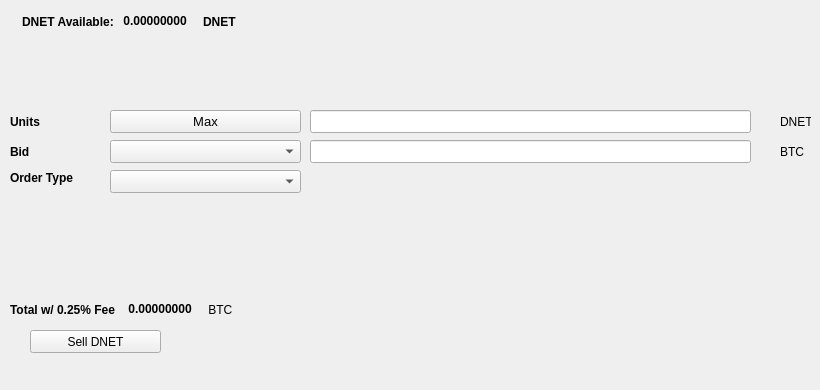
   <widget class="QWidget" name="SellTab">
    <attribute name="title">
     <string>Sell</string>
    </attribute>
    <widget class="QLabel" name="label_16">
     <property name="geometry">
      <rect>
       <x>780</x>
       <y>140</y>
       <width>31</width>
       <height>23</height>
      </rect>
     </property>
     <property name="text">
      <string>BTC</string>
     </property>
    </widget>
    <widget class="QComboBox" name="SellBidcomboBox">
     <property name="geometry">
      <rect>
       <x>110</x>
       <y>140</y>
       <width>191</width>
       <height>23</height>
      </rect>
     </property>
     <property name="font">
      <font>
       <pointsize>10</pointsize>
      </font>
     </property>
    </widget>
    <widget class="QLabel" name="label_18">
     <property name="geometry">
      <rect>
       <x>10</x>
       <y>110</y>
       <width>46</width>
       <height>23</height>
      </rect>
     </property>
     <property name="font">
      <font>
       <weight>75</weight>
       <bold>true</bold>
      </font>
     </property>
     <property name="text">
      <string>Units</string>
     </property>
    </widget>
    <widget class="QPushButton" name="Sell_Max_Amount">
     <property name="geometry">
      <rect>
       <x>110</x>
       <y>110</y>
       <width>191</width>
       <height>23</height>
      </rect>
     </property>
     <property name="font">
      <font>
       <pointsize>10</pointsize>
      </font>
     </property>
     <property name="text">
      <string>Max</string>
     </property>
    </widget>
    <widget class="QLabel" name="label_20">
     <property name="geometry">
      <rect>
       <x>10</x>
       <y>170</y>
       <width>91</width>
       <height>16</height>
      </rect>
     </property>
     <property name="font">
      <font>
       <weight>75</weight>
       <bold>true</bold>
      </font>
     </property>
     <property name="text">
      <string>Order Type</string>
     </property>
    </widget>
    <widget class="QComboBox" name="SellOrdertypeCombo">
     <property name="geometry">
      <rect>
       <x>110</x>
       <y>170</y>
       <width>191</width>
       <height>23</height>
      </rect>
     </property>
     <property name="font">
      <font>
       <pointsize>10</pointsize>
      </font>
     </property>
    </widget>
    <widget class="QLabel" name="label_21">
     <property name="geometry">
      <rect>
       <x>10</x>
       <y>140</y>
       <width>46</width>
       <height>23</height>
      </rect>
     </property>
     <property name="font">
      <font>
       <weight>75</weight>
       <bold>true</bold>
      </font>
     </property>
     <property name="text">
      <string>Bid</string>
     </property>
    </widget>
    <widget class="QLabel" name="label_22">
     <property name="geometry">
      <rect>
       <x>780</x>
       <y>110</y>
       <width>31</width>
       <height>23</height>
      </rect>
     </property>
     <property name="text">
      <string>DNET</string>
     </property>
    </widget>
    <widget class="QLineEdit" name="UnitsInputDNET">
     <property name="geometry">
      <rect>
       <x>310</x>
       <y>110</y>
       <width>441</width>
       <height>23</height>
      </rect>
     </property>
     <property name="font">
      <font>
       <pointsize>9</pointsize>
       <weight>75</weight>
       <bold>true</bold>
      </font>
     </property>
    </widget>
    <widget class="QLineEdit" name="SellBidPriceEdit">
     <property name="geometry">
      <rect>
       <x>310</x>
       <y>140</y>
       <width>441</width>
       <height>23</height>
      </rect>
     </property>
     <property name="font">
      <font>
       <pointsize>9</pointsize>
       <weight>75</weight>
       <bold>true</bold>
      </font>
     </property>
    </widget>
    <widget class="QPushButton" name="SellDNETBTN">
     <property name="geometry">
      <rect>
       <x>30</x>
       <y>330</y>
       <width>131</width>
       <height>23</height>
      </rect>
     </property>
     <property name="text">
      <string>Sell DNET</string>
     </property>
     <property name="icon">
      <iconset resource="../darknet.qrc">
       <normaloff>:/icons/bitcoin</normaloff>:/icons/bitcoin</iconset>
     </property>
    </widget>
    <widget class="QWidget" name="layoutWidget3">
     <property name="geometry">
      <rect>
       <x>22</x>
       <y>12</y>
       <width>258</width>
       <height>19</height>
      </rect>
     </property>
     <layout class="QHBoxLayout" name="horizontalLayout">
      <item>
       <widget class="QLabel" name="label232_2">
        <property name="font">
         <font>
          <weight>75</weight>
          <bold>true</bold>
         </font>
        </property>
        <property name="text">
         <string>DNET Available:</string>
        </property>
       </widget>
      </item>
      <item>
       <widget class="QLabel" name="DNETAvailableLabel">
        <property name="palette">
         <palette>
          <active>
           <colorrole role="WindowText">
            <brush brushstyle="SolidPattern">
             <color alpha="255">
              <red>0</red>
              <green>0</green>
              <blue>0</blue>
             </color>
            </brush>
           </colorrole>
           <colorrole role="Button">
            <brush brushstyle="SolidPattern">
             <color alpha="255">
              <red>0</red>
              <green>170</green>
              <blue>0</blue>
             </color>
            </brush>
           </colorrole>
           <colorrole role="Light">
            <brush brushstyle="SolidPattern">
             <color alpha="255">
              <red>0</red>
              <green>255</green>
              <blue>0</blue>
             </color>
            </brush>
           </colorrole>
           <colorrole role="Midlight">
            <brush brushstyle="SolidPattern">
             <color alpha="255">
              <red>0</red>
              <green>212</green>
              <blue>0</blue>
             </color>
            </brush>
           </colorrole>
           <colorrole role="Dark">
            <brush brushstyle="SolidPattern">
             <color alpha="255">
              <red>0</red>
              <green>85</green>
              <blue>0</blue>
             </color>
            </brush>
           </colorrole>
           <colorrole role="Mid">
            <brush brushstyle="SolidPattern">
             <color alpha="255">
              <red>0</red>
              <green>113</green>
              <blue>0</blue>
             </color>
            </brush>
           </colorrole>
           <colorrole role="Text">
            <brush brushstyle="SolidPattern">
             <color alpha="255">
              <red>0</red>
              <green>170</green>
              <blue>0</blue>
             </color>
            </brush>
           </colorrole>
           <colorrole role="BrightText">
            <brush brushstyle="SolidPattern">
             <color alpha="255">
              <red>255</red>
              <green>255</green>
              <blue>255</blue>
             </color>
            </brush>
           </colorrole>
           <colorrole role="ButtonText">
            <brush brushstyle="SolidPattern">
             <color alpha="255">
              <red>0</red>
              <green>0</green>
              <blue>0</blue>
             </color>
            </brush>
           </colorrole>
           <colorrole role="Base">
            <brush brushstyle="SolidPattern">
             <color alpha="255">
              <red>255</red>
              <green>255</green>
              <blue>255</blue>
             </color>
            </brush>
           </colorrole>
           <colorrole role="Window">
            <brush brushstyle="SolidPattern">
             <color alpha="255">
              <red>0</red>
              <green>170</green>
              <blue>0</blue>
             </color>
            </brush>
           </colorrole>
           <colorrole role="Shadow">
            <brush brushstyle="SolidPattern">
             <color alpha="255">
              <red>0</red>
              <green>0</green>
              <blue>0</blue>
             </color>
            </brush>
           </colorrole>
           <colorrole role="AlternateBase">
            <brush brushstyle="SolidPattern">
             <color alpha="255">
              <red>127</red>
              <green>212</green>
              <blue>127</blue>
             </color>
            </brush>
           </colorrole>
           <colorrole role="ToolTipBase">
            <brush brushstyle="SolidPattern">
             <color alpha="255">
              <red>255</red>
              <green>255</green>
              <blue>220</blue>
             </color>
            </brush>
           </colorrole>
           <colorrole role="ToolTipText">
            <brush brushstyle="SolidPattern">
             <color alpha="255">
              <red>0</red>
              <green>0</green>
              <blue>0</blue>
             </color>
            </brush>
           </colorrole>
          </active>
          <inactive>
           <colorrole role="WindowText">
            <brush brushstyle="SolidPattern">
             <color alpha="255">
              <red>0</red>
              <green>0</green>
              <blue>0</blue>
             </color>
            </brush>
           </colorrole>
           <colorrole role="Button">
            <brush brushstyle="SolidPattern">
             <color alpha="255">
              <red>0</red>
              <green>170</green>
              <blue>0</blue>
             </color>
            </brush>
           </colorrole>
           <colorrole role="Light">
            <brush brushstyle="SolidPattern">
             <color alpha="255">
              <red>0</red>
              <green>255</green>
              <blue>0</blue>
             </color>
            </brush>
           </colorrole>
           <colorrole role="Midlight">
            <brush brushstyle="SolidPattern">
             <color alpha="255">
              <red>0</red>
              <green>212</green>
              <blue>0</blue>
             </color>
            </brush>
           </colorrole>
           <colorrole role="Dark">
            <brush brushstyle="SolidPattern">
             <color alpha="255">
              <red>0</red>
              <green>85</green>
              <blue>0</blue>
             </color>
            </brush>
           </colorrole>
           <colorrole role="Mid">
            <brush brushstyle="SolidPattern">
             <color alpha="255">
              <red>0</red>
              <green>113</green>
              <blue>0</blue>
             </color>
            </brush>
           </colorrole>
           <colorrole role="Text">
            <brush brushstyle="SolidPattern">
             <color alpha="255">
              <red>0</red>
              <green>170</green>
              <blue>0</blue>
             </color>
            </brush>
           </colorrole>
           <colorrole role="BrightText">
            <brush brushstyle="SolidPattern">
             <color alpha="255">
              <red>255</red>
              <green>255</green>
              <blue>255</blue>
             </color>
            </brush>
           </colorrole>
           <colorrole role="ButtonText">
            <brush brushstyle="SolidPattern">
             <color alpha="255">
              <red>0</red>
              <green>0</green>
              <blue>0</blue>
             </color>
            </brush>
           </colorrole>
           <colorrole role="Base">
            <brush brushstyle="SolidPattern">
             <color alpha="255">
              <red>255</red>
              <green>255</green>
              <blue>255</blue>
             </color>
            </brush>
           </colorrole>
           <colorrole role="Window">
            <brush brushstyle="SolidPattern">
             <color alpha="255">
              <red>0</red>
              <green>170</green>
              <blue>0</blue>
             </color>
            </brush>
           </colorrole>
           <colorrole role="Shadow">
            <brush brushstyle="SolidPattern">
             <color alpha="255">
              <red>0</red>
              <green>0</green>
              <blue>0</blue>
             </color>
            </brush>
           </colorrole>
           <colorrole role="AlternateBase">
            <brush brushstyle="SolidPattern">
             <color alpha="255">
              <red>127</red>
              <green>212</green>
              <blue>127</blue>
             </color>
            </brush>
           </colorrole>
           <colorrole role="ToolTipBase">
            <brush brushstyle="SolidPattern">
             <color alpha="255">
              <red>255</red>
              <green>255</green>
              <blue>220</blue>
             </color>
            </brush>
           </colorrole>
           <colorrole role="ToolTipText">
            <brush brushstyle="SolidPattern">
             <color alpha="255">
              <red>0</red>
              <green>0</green>
              <blue>0</blue>
             </color>
            </brush>
           </colorrole>
          </inactive>
          <disabled>
           <colorrole role="WindowText">
            <brush brushstyle="SolidPattern">
             <color alpha="255">
              <red>0</red>
              <green>85</green>
              <blue>0</blue>
             </color>
            </brush>
           </colorrole>
           <colorrole role="Button">
            <brush brushstyle="SolidPattern">
             <color alpha="255">
              <red>0</red>
              <green>170</green>
              <blue>0</blue>
             </color>
            </brush>
           </colorrole>
           <colorrole role="Light">
            <brush brushstyle="SolidPattern">
             <color alpha="255">
              <red>0</red>
              <green>255</green>
              <blue>0</blue>
             </color>
            </brush>
           </colorrole>
           <colorrole role="Midlight">
            <brush brushstyle="SolidPattern">
             <color alpha="255">
              <red>0</red>
              <green>212</green>
              <blue>0</blue>
             </color>
            </brush>
           </colorrole>
           <colorrole role="Dark">
            <brush brushstyle="SolidPattern">
             <color alpha="255">
              <red>0</red>
              <green>85</green>
              <blue>0</blue>
             </color>
            </brush>
           </colorrole>
           <colorrole role="Mid">
            <brush brushstyle="SolidPattern">
             <color alpha="255">
              <red>0</red>
              <green>113</green>
              <blue>0</blue>
             </color>
            </brush>
           </colorrole>
           <colorrole role="Text">
            <brush brushstyle="SolidPattern">
             <color alpha="255">
              <red>0</red>
              <green>85</green>
              <blue>0</blue>
             </color>
            </brush>
           </colorrole>
           <colorrole role="BrightText">
            <brush brushstyle="SolidPattern">
             <color alpha="255">
              <red>255</red>
              <green>255</green>
              <blue>255</blue>
             </color>
            </brush>
           </colorrole>
           <colorrole role="ButtonText">
            <brush brushstyle="SolidPattern">
             <color alpha="255">
              <red>0</red>
              <green>85</green>
              <blue>0</blue>
             </color>
            </brush>
           </colorrole>
           <colorrole role="Base">
            <brush brushstyle="SolidPattern">
             <color alpha="255">
              <red>0</red>
              <green>170</green>
              <blue>0</blue>
             </color>
            </brush>
           </colorrole>
           <colorrole role="Window">
            <brush brushstyle="SolidPattern">
             <color alpha="255">
              <red>0</red>
              <green>170</green>
              <blue>0</blue>
             </color>
            </brush>
           </colorrole>
           <colorrole role="Shadow">
            <brush brushstyle="SolidPattern">
             <color alpha="255">
              <red>0</red>
              <green>0</green>
              <blue>0</blue>
             </color>
            </brush>
           </colorrole>
           <colorrole role="AlternateBase">
            <brush brushstyle="SolidPattern">
             <color alpha="255">
              <red>0</red>
              <green>170</green>
              <blue>0</blue>
             </color>
            </brush>
           </colorrole>
           <colorrole role="ToolTipBase">
            <brush brushstyle="SolidPattern">
             <color alpha="255">
              <red>255</red>
              <green>255</green>
              <blue>220</blue>
             </color>
            </brush>
           </colorrole>
           <colorrole role="ToolTipText">
            <brush brushstyle="SolidPattern">
             <color alpha="255">
              <red>0</red>
              <green>0</green>
              <blue>0</blue>
             </color>
            </brush>
           </colorrole>
          </disabled>
         </palette>
        </property>
        <property name="font">
         <font>
          <weight>75</weight>
          <bold>true</bold>
         </font>
        </property>
        <property name="text">
         <string> 0.00000000 </string>
        </property>
        <property name="textInteractionFlags">
         <set>Qt::LinksAccessibleByMouse|Qt::TextSelectableByKeyboard|Qt::TextSelectableByMouse</set>
        </property>
       </widget>
      </item>
      <item>
       <widget class="QLabel" name="labelDNET">
        <property name="font">
         <font>
          <weight>75</weight>
          <bold>true</bold>
         </font>
        </property>
        <property name="text">
         <string>DNET</string>
        </property>
       </widget>
      </item>
     </layout>
    </widget>
    <widget class="QWidget" name="layoutWidget">
     <property name="geometry">
      <rect>
       <x>10</x>
       <y>300</y>
       <width>268</width>
       <height>19</height>
      </rect>
     </property>
     <layout class="QHBoxLayout" name="horizontalLayout_2">
      <item>
       <widget class="QLabel" name="label_19">
        <property name="font">
         <font>
          <weight>75</weight>
          <bold>true</bold>
         </font>
        </property>
        <property name="text">
         <string>Total w/ 0.25% Fee </string>
        </property>
       </widget>
      </item>
      <item>
       <widget class="QLabel" name="SellCostLabel">
        <property name="palette">
         <palette>
          <active>
           <colorrole role="WindowText">
            <brush brushstyle="SolidPattern">
             <color alpha="255">
              <red>0</red>
              <green>0</green>
              <blue>0</blue>
             </color>
            </brush>
           </colorrole>
           <colorrole role="Button">
            <brush brushstyle="SolidPattern">
             <color alpha="255">
              <red>0</red>
              <green>170</green>
              <blue>0</blue>
             </color>
            </brush>
           </colorrole>
           <colorrole role="Light">
            <brush brushstyle="SolidPattern">
             <color alpha="255">
              <red>0</red>
              <green>255</green>
              <blue>0</blue>
             </color>
            </brush>
           </colorrole>
           <colorrole role="Midlight">
            <brush brushstyle="SolidPattern">
             <color alpha="255">
              <red>0</red>
              <green>212</green>
              <blue>0</blue>
             </color>
            </brush>
           </colorrole>
           <colorrole role="Dark">
            <brush brushstyle="SolidPattern">
             <color alpha="255">
              <red>0</red>
              <green>85</green>
              <blue>0</blue>
             </color>
            </brush>
           </colorrole>
           <colorrole role="Mid">
            <brush brushstyle="SolidPattern">
             <color alpha="255">
              <red>0</red>
              <green>113</green>
              <blue>0</blue>
             </color>
            </brush>
           </colorrole>
           <colorrole role="Text">
            <brush brushstyle="SolidPattern">
             <color alpha="255">
              <red>0</red>
              <green>170</green>
              <blue>0</blue>
             </color>
            </brush>
           </colorrole>
           <colorrole role="BrightText">
            <brush brushstyle="SolidPattern">
             <color alpha="255">
              <red>255</red>
              <green>255</green>
              <blue>255</blue>
             </color>
            </brush>
           </colorrole>
           <colorrole role="ButtonText">
            <brush brushstyle="SolidPattern">
             <color alpha="255">
              <red>0</red>
              <green>0</green>
              <blue>0</blue>
             </color>
            </brush>
           </colorrole>
           <colorrole role="Base">
            <brush brushstyle="SolidPattern">
             <color alpha="255">
              <red>255</red>
              <green>255</green>
              <blue>255</blue>
             </color>
            </brush>
           </colorrole>
           <colorrole role="Window">
            <brush brushstyle="SolidPattern">
             <color alpha="255">
              <red>0</red>
              <green>170</green>
              <blue>0</blue>
             </color>
            </brush>
           </colorrole>
           <colorrole role="Shadow">
            <brush brushstyle="SolidPattern">
             <color alpha="255">
              <red>0</red>
              <green>0</green>
              <blue>0</blue>
             </color>
            </brush>
           </colorrole>
           <colorrole role="AlternateBase">
            <brush brushstyle="SolidPattern">
             <color alpha="255">
              <red>127</red>
              <green>212</green>
              <blue>127</blue>
             </color>
            </brush>
           </colorrole>
           <colorrole role="ToolTipBase">
            <brush brushstyle="SolidPattern">
             <color alpha="255">
              <red>255</red>
              <green>255</green>
              <blue>220</blue>
             </color>
            </brush>
           </colorrole>
           <colorrole role="ToolTipText">
            <brush brushstyle="SolidPattern">
             <color alpha="255">
              <red>0</red>
              <green>0</green>
              <blue>0</blue>
             </color>
            </brush>
           </colorrole>
          </active>
          <inactive>
           <colorrole role="WindowText">
            <brush brushstyle="SolidPattern">
             <color alpha="255">
              <red>0</red>
              <green>0</green>
              <blue>0</blue>
             </color>
            </brush>
           </colorrole>
           <colorrole role="Button">
            <brush brushstyle="SolidPattern">
             <color alpha="255">
              <red>0</red>
              <green>170</green>
              <blue>0</blue>
             </color>
            </brush>
           </colorrole>
           <colorrole role="Light">
            <brush brushstyle="SolidPattern">
             <color alpha="255">
              <red>0</red>
              <green>255</green>
              <blue>0</blue>
             </color>
            </brush>
           </colorrole>
           <colorrole role="Midlight">
            <brush brushstyle="SolidPattern">
             <color alpha="255">
              <red>0</red>
              <green>212</green>
              <blue>0</blue>
             </color>
            </brush>
           </colorrole>
           <colorrole role="Dark">
            <brush brushstyle="SolidPattern">
             <color alpha="255">
              <red>0</red>
              <green>85</green>
              <blue>0</blue>
             </color>
            </brush>
           </colorrole>
           <colorrole role="Mid">
            <brush brushstyle="SolidPattern">
             <color alpha="255">
              <red>0</red>
              <green>113</green>
              <blue>0</blue>
             </color>
            </brush>
           </colorrole>
           <colorrole role="Text">
            <brush brushstyle="SolidPattern">
             <color alpha="255">
              <red>0</red>
              <green>170</green>
              <blue>0</blue>
             </color>
            </brush>
           </colorrole>
           <colorrole role="BrightText">
            <brush brushstyle="SolidPattern">
             <color alpha="255">
              <red>255</red>
              <green>255</green>
              <blue>255</blue>
             </color>
            </brush>
           </colorrole>
           <colorrole role="ButtonText">
            <brush brushstyle="SolidPattern">
             <color alpha="255">
              <red>0</red>
              <green>0</green>
              <blue>0</blue>
             </color>
            </brush>
           </colorrole>
           <colorrole role="Base">
            <brush brushstyle="SolidPattern">
             <color alpha="255">
              <red>255</red>
              <green>255</green>
              <blue>255</blue>
             </color>
            </brush>
           </colorrole>
           <colorrole role="Window">
            <brush brushstyle="SolidPattern">
             <color alpha="255">
              <red>0</red>
              <green>170</green>
              <blue>0</blue>
             </color>
            </brush>
           </colorrole>
           <colorrole role="Shadow">
            <brush brushstyle="SolidPattern">
             <color alpha="255">
              <red>0</red>
              <green>0</green>
              <blue>0</blue>
             </color>
            </brush>
           </colorrole>
           <colorrole role="AlternateBase">
            <brush brushstyle="SolidPattern">
             <color alpha="255">
              <red>127</red>
              <green>212</green>
              <blue>127</blue>
             </color>
            </brush>
           </colorrole>
           <colorrole role="ToolTipBase">
            <brush brushstyle="SolidPattern">
             <color alpha="255">
              <red>255</red>
              <green>255</green>
              <blue>220</blue>
             </color>
            </brush>
           </colorrole>
           <colorrole role="ToolTipText">
            <brush brushstyle="SolidPattern">
             <color alpha="255">
              <red>0</red>
              <green>0</green>
              <blue>0</blue>
             </color>
            </brush>
           </colorrole>
          </inactive>
          <disabled>
           <colorrole role="WindowText">
            <brush brushstyle="SolidPattern">
             <color alpha="255">
              <red>0</red>
              <green>85</green>
              <blue>0</blue>
             </color>
            </brush>
           </colorrole>
           <colorrole role="Button">
            <brush brushstyle="SolidPattern">
             <color alpha="255">
              <red>0</red>
              <green>170</green>
              <blue>0</blue>
             </color>
            </brush>
           </colorrole>
           <colorrole role="Light">
            <brush brushstyle="SolidPattern">
             <color alpha="255">
              <red>0</red>
              <green>255</green>
              <blue>0</blue>
             </color>
            </brush>
           </colorrole>
           <colorrole role="Midlight">
            <brush brushstyle="SolidPattern">
             <color alpha="255">
              <red>0</red>
              <green>212</green>
              <blue>0</blue>
             </color>
            </brush>
           </colorrole>
           <colorrole role="Dark">
            <brush brushstyle="SolidPattern">
             <color alpha="255">
              <red>0</red>
              <green>85</green>
              <blue>0</blue>
             </color>
            </brush>
           </colorrole>
           <colorrole role="Mid">
            <brush brushstyle="SolidPattern">
             <color alpha="255">
              <red>0</red>
              <green>113</green>
              <blue>0</blue>
             </color>
            </brush>
           </colorrole>
           <colorrole role="Text">
            <brush brushstyle="SolidPattern">
             <color alpha="255">
              <red>0</red>
              <green>85</green>
              <blue>0</blue>
             </color>
            </brush>
           </colorrole>
           <colorrole role="BrightText">
            <brush brushstyle="SolidPattern">
             <color alpha="255">
              <red>255</red>
              <green>255</green>
              <blue>255</blue>
             </color>
            </brush>
           </colorrole>
           <colorrole role="ButtonText">
            <brush brushstyle="SolidPattern">
             <color alpha="255">
              <red>0</red>
              <green>85</green>
              <blue>0</blue>
             </color>
            </brush>
           </colorrole>
           <colorrole role="Base">
            <brush brushstyle="SolidPattern">
             <color alpha="255">
              <red>0</red>
              <green>170</green>
              <blue>0</blue>
             </color>
            </brush>
           </colorrole>
           <colorrole role="Window">
            <brush brushstyle="SolidPattern">
             <color alpha="255">
              <red>0</red>
              <green>170</green>
              <blue>0</blue>
             </color>
            </brush>
           </colorrole>
           <colorrole role="Shadow">
            <brush brushstyle="SolidPattern">
             <color alpha="255">
              <red>0</red>
              <green>0</green>
              <blue>0</blue>
             </color>
            </brush>
           </colorrole>
           <colorrole role="AlternateBase">
            <brush brushstyle="SolidPattern">
             <color alpha="255">
              <red>0</red>
              <green>170</green>
              <blue>0</blue>
             </color>
            </brush>
           </colorrole>
           <colorrole role="ToolTipBase">
            <brush brushstyle="SolidPattern">
             <color alpha="255">
              <red>255</red>
              <green>255</green>
              <blue>220</blue>
             </color>
            </brush>
           </colorrole>
           <colorrole role="ToolTipText">
            <brush brushstyle="SolidPattern">
             <color alpha="255">
              <red>0</red>
              <green>0</green>
              <blue>0</blue>
             </color>
            </brush>
           </colorrole>
          </disabled>
         </palette>
        </property>
        <property name="font">
         <font>
          <weight>75</weight>
          <bold>true</bold>
         </font>
        </property>
        <property name="autoFillBackground">
         <bool>false</bool>
        </property>
        <property name="text">
         <string> 0.00000000</string>
        </property>
        <property name="textInteractionFlags">
         <set>Qt::LinksAccessibleByMouse|Qt::TextSelectableByMouse</set>
        </property>
       </widget>
      </item>
      <item>
       <widget class="QLabel" name="label_17">
        <property name="font">
         <font>
          <weight>50</weight>
          <bold>false</bold>
         </font>
        </property>
        <property name="text">
         <string> BTC</string>
        </property>
       </widget>
      </item>
     </layout>
    </widget>
    <widget class="QLabel" name="label_23">
     <property name="geometry">
      <rect>
       <x>460</x>
       <y>300</y>
       <width>281</width>
       <height>81</height>
      </rect>
     </property>
     <property name="text">
      <string/>
     </property>
     <property name="pixmap">
      <pixmap>:/images/bleutrade</pixmap>
     </property>
    </widget>
   </widget>
